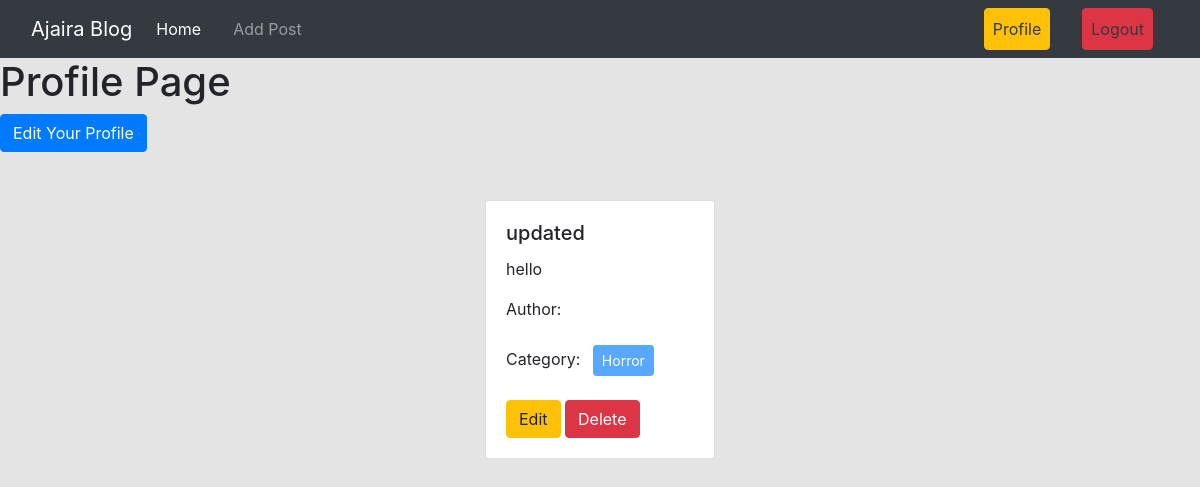
The app's page /author/profile/ (signed in) with its own data.
### posts/models.py (models this page shows, shortened)
class Post(models.Model):
    title= models.CharField(max_length= 50)
    content= models.TextField()
    category= models.ManyToManyField(Category)
    author= models.ForeignKey(User, on_delete= models.CASCADE) # Many to one relation a foreign key use kora hoy

### categories/models.py (models this page shows, shortened)
class Category(models.Model):
    name= models.CharField(max_length= 100)
    slug= models.SlugField(max_length= 100, unique= True, null= True, blank= True)

### author/views.py (the view)
# urls.py: path('profile/', views.profile, name="profile"),
@login_required
def profile(request):
    data= Post.objects.filter(author= request.user)
    return render(request, 'profile.html', {'data':data})

### author/templates/profile.html
{% extends "base.html" %}
{% load crispy_forms_tags %}
{% block content %}
<div>
     <h1>Profile Page</h1>
</div>
<div>
    <a class="btn btn-primary" href="{% url 'edit_profile' %}">Edit Your Profile</a>
</div>
<div class="d-flex flex-wrap justify-content-center px-5">
    {% for post in data %}
    <div class="col-sm-3 pt-5 ">
        <div class="card mx-2">
            <div class="card-body">
                <h5 class="card-title">{{post.title}}</h5>
                <p class="card-text">{{post.content}}</p>
                <p>Author: {{post.author.first_name}} {{post.author.last_name}}</p>
                <p>Category: {% for cat in post.category.all %}
                    <button class="btn btn-primary btn-sm m-2" disabled>{{cat.name}}</button>
                {% endfor %}
                </p>
                <a href="{% url "edit_post"  post.id %}" class="btn btn-warning">Edit</a>
                <a href="{% url "delete_post" post.id %}" class="btn btn-danger">Delete</a>
            </div>
        </div>
    </div>
    {% endfor %}
</div>
{% endblock %}

### records on screen
Post: title "updated", content "hello"
Category: name "Horror"
